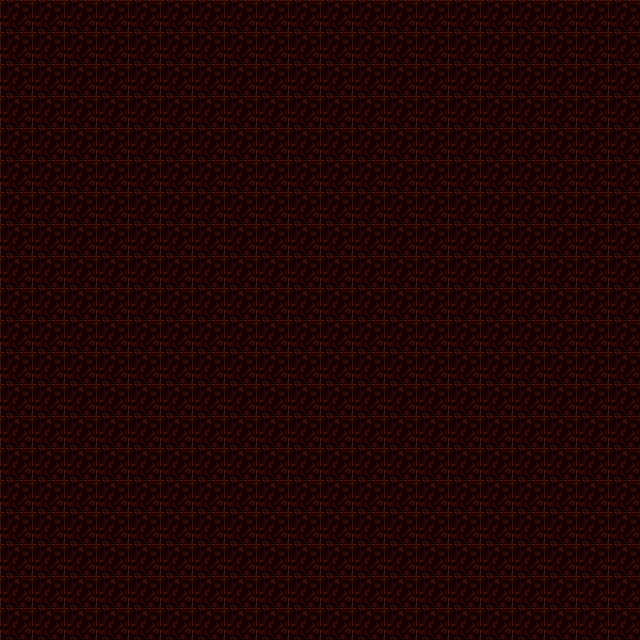

Tiled map render using the project's own tile images. Description and the map definition, with tile-layer contents summarised, below:
An orthogonal 20x20 tile map with 32x32 px tiles, 1 tile layer (Tile Layer 1) and 171 objects (block).

<map version="1.0" orientation="orthogonal" width="20" height="20" tilewidth="32" tileheight="32">
 <tileset firstgid="1" name="dungeon" tilewidth="32" tileheight="32">
  <image source="DungeonCrawl_ProjectUtumnoTileset.png" width="2048" height="1536" />
 </tileset>
 <layer name="Tile Layer 1" width="20" height="20">
  <data>[400 cells, 400 non-empty, 1 distinct tile ids]</data>
 </layer>
 <objectgroup name="object" width="20" height="20">
  <object gid="924" x="480" y="512" />
  <object gid="924" x="480" y="480" />
  <object gid="924" x="480" y="384" />
  <object gid="924" x="480" y="384" />
  <object gid="924" x="480" y="416" />
  <object gid="924" x="480" y="448" />
  <object gid="924" x="480" y="352" />
  <object gid="924" x="480" y="320" />
  <object gid="924" x="448" y="320" />
  <object gid="924" x="448" y="288" />
  <object gid="924" x="448" y="256" />
  <object gid="924" x="448" y="224" />
  <object gid="924" x="480" y="224" />
  <object gid="924" x="512" y="224" />
  <object gid="924" x="544" y="224" />
  <object gid="924" x="544" y="256" />
  <object gid="924" x="544" y="288" />
  <object gid="924" x="512" y="320" />
  <object gid="924" x="544" y="320" />
  <object gid="924" x="416" y="256" />
  <object gid="924" x="384" y="256" />
  <object gid="924" x="384" y="224" />
  <object gid="924" x="384" y="192" />
  <object gid="924" x="384" y="160" />
  <object gid="924" x="352" y="160" />
  <object gid="924" x="320" y="160" />
  <object gid="924" x="288" y="160" />
  <object gid="924" x="256" y="160" />
  <object gid="924" x="224" y="160" />
  <object gid="924" x="192" y="160" />
  <object gid="924" x="160" y="160" />
  <object gid="924" x="160" y="192" />
  <object gid="924" x="160" y="224" />
  <object gid="924" x="160" y="256" />
  <object gid="924" x="192" y="256" />
  <object gid="924" x="224" y="256" />
  <object gid="924" x="224" y="256" />
  <object gid="924" x="256" y="256" />
  <object gid="924" x="160" y="288" />
  <object gid="924" x="160" y="320" />
  <object gid="924" x="160" y="352" />
  <object gid="924" x="128" y="352" />
  <object gid="924" x="96" y="352" />
  <object gid="924" x="64" y="352" />
  <object gid="924" x="64" y="384" />
  <object gid="924" x="64" y="416" />
  <object gid="924" x="64" y="448" />
  <object gid="924" x="64" y="480" />
  <object gid="924" x="96" y="480" />
  <object gid="924" x="128" y="480" />
  <object gid="924" x="160" y="480" />
  <object gid="924" x="160" y="384" />
  <object gid="924" x="160" y="416" />
  <object gid="924" x="160" y="448" />
  <object gid="1046" x="352" y="128" />
  <object gid="1045" x="512" y="288" />
  <object gid="1045" x="96" y="448" />
  <object gid="1041" x="384" y="128" />
  <object gid="1041" x="416" y="128" />
  <object gid="1041" x="416" y="160" />
  <object gid="1041" x="416" y="192" />
  <object gid="1041" x="416" y="224" />
  <object gid="1041" x="448" y="192" />
  <object gid="1041" x="480" y="192" />
  <object gid="1041" x="512" y="192" />
  <object gid="1041" x="544" y="192" />
  <object gid="1041" x="576" y="192" />
  <object gid="1041" x="576" y="224" />
  <object gid="1041" x="576" y="256" />
  <object gid="1041" x="576" y="288" />
  <object gid="1041" x="576" y="320" />
  <object gid="1041" x="576" y="352" />
  <object gid="1041" x="544" y="352" />
  <object gid="1041" x="512" y="352" />
  <object gid="1041" x="512" y="256" />
  <object gid="1041" x="480" y="256" />
  <object gid="1041" x="480" y="288" />
  <object gid="1041" x="448" y="352" />
  <object gid="1041" x="448" y="384" />
  <object gid="1041" x="448" y="416" />
  <object gid="1041" x="448" y="448" />
  <object gid="1041" x="448" y="480" />
  <object gid="1041" x="448" y="512" />
  <object gid="1041" x="448" y="544" />
  <object gid="1041" x="480" y="544" />
  <object gid="1041" x="512" y="544" />
  <object gid="1041" x="512" y="512" />
  <object gid="1041" x="512" y="480" />
  <object gid="1041" x="512" y="448" />
  <object gid="1041" x="512" y="416" />
  <object gid="1041" x="512" y="416" />
  <object gid="1041" x="512" y="384" />
  <object gid="1041" x="416" y="320" />
  <object gid="1041" x="416" y="352" />
  <object gid="1041" x="416" y="288" />
  <object gid="1041" x="384" y="288" />
  <object gid="1041" x="352" y="288" />
  <object gid="1041" x="352" y="256" />
  <object gid="1041" x="352" y="224" />
  <object gid="1041" x="352" y="192" />
  <object gid="1041" x="320" y="128" />
  <object gid="1041" x="288" y="128" />
  <object gid="1041" x="256" y="128" />
  <object gid="1041" x="224" y="128" />
  <object gid="1041" x="192" y="128" />
  <object gid="1041" x="160" y="128" />
  <object gid="1041" x="128" y="128" />
  <object gid="1041" x="128" y="160" />
  <object gid="1041" x="128" y="192" />
  <object gid="1041" x="128" y="224" />
  <object gid="1041" x="128" y="288" />
  <object gid="1041" x="128" y="288" />
  <object gid="1041" x="128" y="256" />
  <object gid="1041" x="128" y="320" />
  <object gid="1041" x="192" y="192" />
  <object gid="1041" x="192" y="224" />
  <object gid="1041" x="224" y="192" />
  <object gid="1041" x="256" y="192" />
  <object gid="1041" x="288" y="192" />
  <object gid="1041" x="320" y="192" />
  <object gid="1041" x="224" y="224" />
  <object gid="1041" x="256" y="224" />
  <object gid="1041" x="288" y="224" />
  <object gid="1041" x="288" y="256" />
  <object gid="1041" x="288" y="288" />
  <object gid="1041" x="256" y="288" />
  <object gid="1041" x="224" y="288" />
  <object gid="1041" x="192" y="288" />
  <object gid="1041" x="192" y="320" />
  <object gid="1041" x="192" y="384" />
  <object gid="1041" x="192" y="416" />
  <object gid="1041" x="192" y="352" />
  <object gid="1041" x="192" y="448" />
  <object gid="1041" x="192" y="480" />
  <object gid="1041" x="192" y="512" />
  <object gid="1041" x="160" y="512" />
  <object gid="1041" x="128" y="512" />
  <object gid="1041" x="96" y="512" />
  <object gid="1041" x="64" y="512" />
  <object gid="1041" x="32" y="480" />
  <object gid="1041" x="32" y="512" />
  <object gid="1041" x="32" y="448" />
  <object gid="1041" x="32" y="416" />
  <object gid="1041" x="32" y="384" />
  <object gid="1041" x="32" y="352" />
  <object gid="1041" x="32" y="352" />
  <object gid="1041" x="32" y="320" />
  <object gid="1041" x="32" y="320" />
  <object gid="1041" x="64" y="320" />
  <object gid="1041" x="96" y="320" />
  <object gid="1041" x="96" y="384" />
  <object gid="1041" x="96" y="416" />
  <object gid="1041" x="128" y="416" />
  <object gid="1041" x="128" y="384" />
  <object gid="1041" x="128" y="448" />
  <object gid="1042" x="480" y="192" />
  <object gid="1042" x="352" y="288" />
  <object gid="1042" x="320" y="192" />
  <object gid="1042" x="224" y="224" />
  <object gid="1042" x="192" y="192" />
  <object gid="1042" x="192" y="128" />
  <object gid="1042" x="128" y="320" />
  <object gid="1042" x="96" y="320" />
  <object gid="1042" x="32" y="512" />
  <object gid="1042" x="128" y="416" />
  <object gid="1042" x="192" y="448" />
  <object gid="1042" x="192" y="512" />
  <object gid="1042" x="160" y="512" />
 </objectgroup>
 <objectgroup name="action" width="20" height="20">
  <object name="bBlock" type="block" gid="1055" x="160" y="320">
   <properties>
    <property name="action" value="disappear" />
    <property name="blocked" value="true" />
    <property name="id" value="4" />
    <property name="localAct" value="" />
    <property name="remoteAct" value="" />
    <property name="visible" value="true" />
   </properties>
  </object>
  <object gid="732" x="128" y="448" />
  <object gid="72" x="480" y="512" />
 </objectgroup>
</map>
